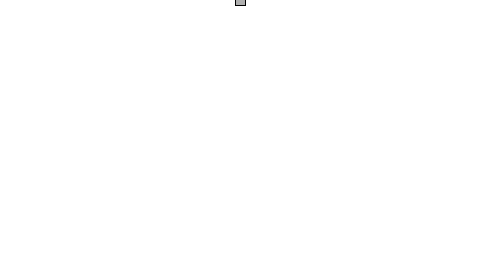
Frame 1 (no input)
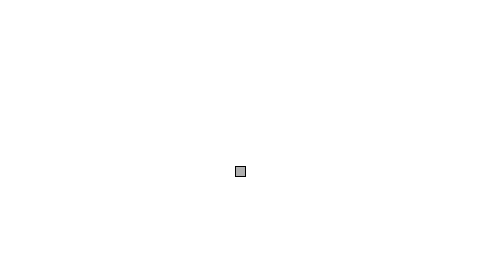
Frame 60 (the mouse pressed at the canvas centre just before this capture)
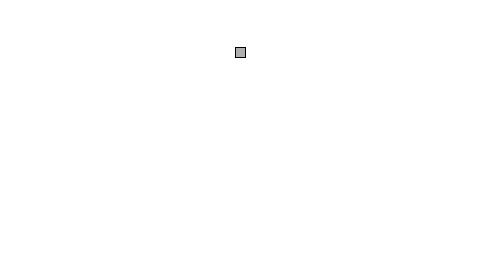
Frame 120 (the mouse held since frame 60 and released just before this capture)

The Processing sketch that drew these frames (run headless with seeded random() and noise(); from frame 60 on, the mouse is pressed at the canvas centre):

// Processing sketch: quadrado_quicando_efeito_GRAVIDADE
// ── quadrado_quicando_efeito_GRAVIDADE.pde
float x = 240;
float y = 0; 

float speed = 0;

//uma nova variável, para gravidade (aceleração)
//usamos um numero relativamente pequeno (0.1) pq
//essa aceleração acumula com o tempo, aumentando a velocidade.
//tente aumentar para 2.0 e veja oq acontece
float gravity = 0.1;

void setup(){
 size(480,270); 
}

void draw(){
 background(255);
 
 //código do quadrado
 fill(175);
 stroke(0);
 rectMode(CENTER);
 rect(x, y, 10, 10);
 
 //adicione speed na localização
 y = y + speed;
 
 //adicione gravidade para a velocidade
 speed = speed + gravity;
 
 //se o quadrado atinge a parte inferior
 //reverta a velocidade
 if(y > height) {
  //multiplicando por -0.95 ao invés de 01 desacelera o quadrado
  //toda vez q ele quica(diminuindo a speed).
  //Isso é conhecido como "dampening effect" e é uma simulação
  //mais realística do mundo real(sem isso, a bola quicaria para sempre)
  speed = speed * -0.95;
  y = height;
 }
}
